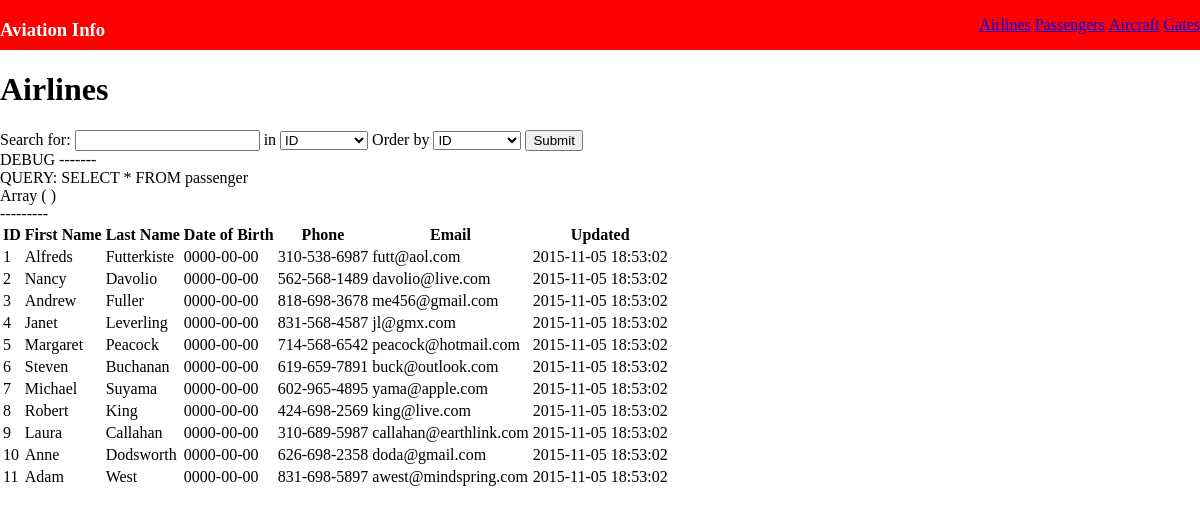
The app's page /passengers.php with its own data.
### tables this page shows
CREATE TABLE IF NOT EXISTS `passenger` (
  `id` INT NOT NULL AUTO_INCREMENT,
  `first` VARCHAR(25) NOT NULL COMMENT 'First name',
  `last` VARCHAR(35) NOT NULL COMMENT 'Last name',
  `dob` DATE NOT NULL COMMENT 'Date of birth',
  `phone` VARCHAR(14) NOT NULL COMMENT 'Phoone number',
  `email` VARCHAR(45) NOT NULL COMMENT 'Email address',
  `updated` TIMESTAMP NULL DEFAULT CURRENT_TIMESTAMP,
  UNIQUE INDEX `email_UNIQUE` (`email` ASC),
  PRIMARY KEY (`id`));

### includes/genericDataAccess.inc.php (called while the page is built, shortened)
<?php
function fetchAllRecords($sql, $namedParameters = array()) {
	$conn = createMySqlConn();
	$query = $conn -> prepare($sql, array(PDO::ATTR_CURSOR => PDO::CURSOR_FWDONLY));
	$query -> execute($namedParameters);
	$records = $query -> fetchAll(PDO::FETCH_ASSOC);
	return $records;
}
?>

### passengers.php (the view, shortened to what this page needs)
<?php
include "includes/genericDataAccess.inc.php";
?>
<!DOCTYPE html>
<html>
<head>
  <link rel="stylesheet" href="Styles/theme.css" media="screen" charset="utf-8">
</head>
<body>
  <nav>
    <h3>Aviation Info</h3>
    <ul>
      <a href="index.php" ><li>Airlines</li></a>
      <a href="#" class="active"><li>Passengers</li></a>
      <a href="aircraft.php"><li>Aircraft</li></a>
      <a href="gates.php"><li>Gates</li></a>
    </ul>
  </nav>
  <div class="content">
    <h1>Airlines</h1>
    <form action="#" method="get">
      <label for="text">Search for:</label>
      <input type="text" name="searchText">
      <label for="select">in</label>
      <select name="searchBy">
        <option value="id">ID</option>
      </select>
      <label for="select">Order by</label>
      <select name="order">
        <option value="id">ID</option>
      </select>
      <input type="submit" name="submit" value="Submit">
    </form>
    <table>
      <?php
      $searchParams = array();
      $query = "SELECT * FROM passenger";
      echo "DEBUG ------- <br> QUERY: " . $query . "<br>";
      print_r($searchParams);
      echo "<br>---------";
      $results = fetchAllRecords($query, $searchParams);
      if(isset($results[0])){
        ?>
        <th>ID</th>
        <th>First Name</th>
        <th>Last Name</th>
        <th>Date of Birth</th>
        <th>Phone</th>
        <th>Email</th>
        <th>Updated</th>
        <?php
        foreach($results as $row){
          echo "<tr><td>" . $row['id'] .
          "</td><td>" . $row['first'] .
          "</td><td>" . $row['last'] .
          "</td><td>" . $row['dob'] .
          "</td><td>" . $row['phone'] .
          "</td><td>" . $row['email'] .
          "</td><td>" . $row['updated'] .
          "</td></tr>";
        }
      }else{
        echo "<h4>Sorry, a matching airline could not be found</h4>";
      }
      ?>
    </table>
  </div>
</body>
</html>

### Styles/theme.css (style rules this page uses)
html { margin: 0 0; }
body { margin: 0 0; }
nav { background-color: red; color: white; height: 50px; }
nav h3, nav ul, nav ul li { display: inline; }
nav h3 { float: left; }
nav ul { float: right; }

### records on screen
passenger: id "1", first "Alfreds", last "Futterkiste", dob "0000-00-00", phone "310-538-6987", email "futt@aol.com", updated "2015-11-05 18:53:02"
passenger: id "2", first "Nancy", last "Davolio", dob "0000-00-00", phone "562-568-1489", email "davolio@live.com", updated "2015-11-05 18:53:02"
passenger: id "3", first "Andrew", last "Fuller", dob "0000-00-00", phone "818-698-3678", email "me456@gmail.com", updated "2015-11-05 18:53:02"
passenger: id "4", first "Janet", last "Leverling", dob "0000-00-00", phone "831-568-4587", email "jl@gmx.com", updated "2015-11-05 18:53:02"
passenger: id "5", first "Margaret", last "Peacock", dob "0000-00-00", phone "714-568-6542", email "peacock@hotmail.com", updated "2015-11-05 18:53:02"
passenger: id "6", first "Steven", last "Buchanan", dob "0000-00-00", phone "619-659-7891", email "buck@outlook.com", updated "2015-11-05 18:53:02"
passenger: id "7", first "Michael", last "Suyama", dob "0000-00-00", phone "602-965-4895", email "yama@apple.com", updated "2015-11-05 18:53:02"
passenger: id "8", first "Robert", last "King", dob "0000-00-00", phone "424-698-2569", email "king@live.com", updated "2015-11-05 18:53:02"
passenger: id "9", first "Laura", last "Callahan", dob "0000-00-00", phone "310-689-5987", email "callahan@earthlink.com", updated "2015-11-05 18:53:02"
passenger: id "10", first "Anne", last "Dodsworth", dob "0000-00-00", phone "626-698-2358", email "doda@gmail.com", updated "2015-11-05 18:53:02"
passenger: id "11", first "Adam", last "West", dob "0000-00-00", phone "831-698-5897", email "awest@mindspring.com", updated "2015-11-05 18:53:02"
